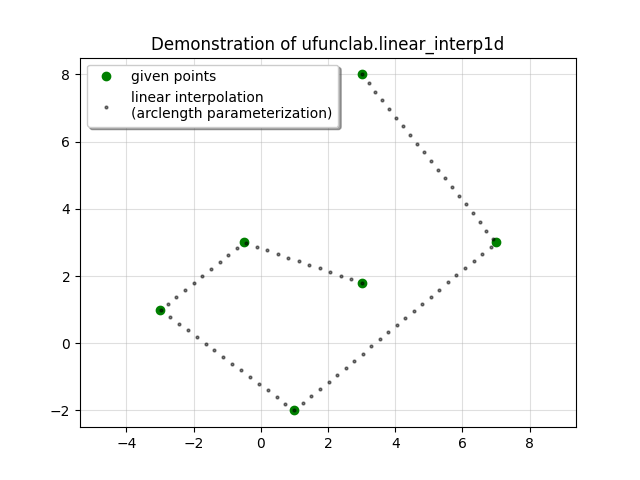

This figure's Python source:
import numpy as np
import matplotlib.pyplot as plt
from ufunclab import linear_interp1d


# The first row is the x coordinates, and the second row is the y coordinates.
points = np.array([[3.0, 7.0,  1.0, -3.0, -0.5, 3.0],
                   [8.0, 3.0, -2.0,  1.0,  3.0, 1.8]])
n = points.shape[1]

# Use the cumulative distance `r` along the connecting segments of the points
# as the independent variable.
d = np.zeros(n)
d[1:] = np.linalg.norm(np.diff(points, axis=1), axis=0)
r = d.cumsum()

t = np.linspace(0, r[-1], 80)
p = linear_interp1d(t, r, points[:, None, :])

plt.plot(points[0], points[1], 'go', label='given points')
plt.plot(p[0], p[1], 'k.', markersize=4, alpha=0.5,
         label='linear interpolation\n(arclength parameterization)')
plt.axis('equal')
plt.grid(True, alpha=0.4)
plt.legend(framealpha=1, shadow=True)
plt.title('Demonstration of ufunclab.linear_interp1d')
# plt.show()
plt.savefig('linear_interp1d_demo.png')
